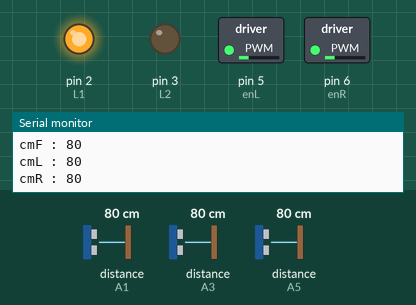
A sketch run on a simulated Arduino Uno, built with avr-gcc and run on an emulated ATmega328P. On the bench: switched loads named in the sketch (green lamp = pin HIGH), output pins drawn as LEDs (lit = HIGH), the last lines printed to the serial monitor. Wiring (inferred from the names in the program): 3 × ultrasonic range finder: trigger A0, echo A1 / trigger A2, echo A3 / trigger A4, echo A5. Dashed ring = blinking. The inputs (shaded band) are chosen by the test bench; at power-on: distance to the obstacle (sensors on A1, A5, A3) 80 cm. The echo pulse lasts 58.3 µs per cm; pins used as bus, display or sensor lines are not drawn.

Above: at 1.2 s.
1.3 s: distance to the obstacle (sensor on A1) set to 24 cm
4.3 s: distance to the obstacle (sensor on A1) set to 19 cm
At 4.7 s:
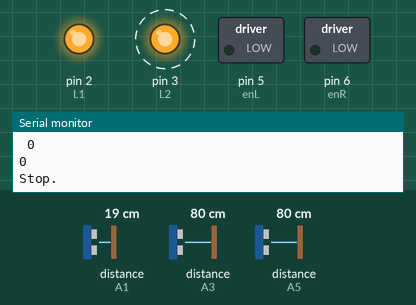
7.3 s: distance to the obstacle (sensor on A5) set to 23 cm
8.9 s: distance to the obstacle (sensor on A5) set to 19 cm
At 9.5 s:
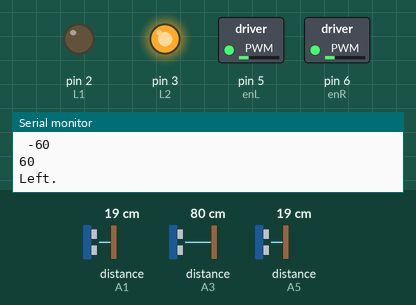
10.4 s: distance to the obstacle (sensor on A3) set to 23 cm
12.1 s: distance to the obstacle (sensor on A3) set to 18 cm
At 13.8 s:
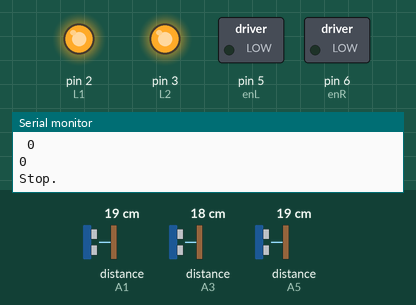
Timing chart, 0 to 16.1 s (numbered marks = the images above; inputs shaded):
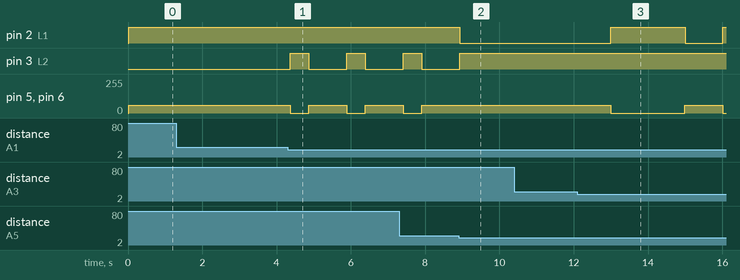

Measured:
- the behaviour switches between 22 and 21 cm on distance to the obstacle (sensor on A1) (found by bisection; images 0 and 1)
- the behaviour switches between 22 and 21 cm on distance to the obstacle (sensor on A5) (found by bisection; images 1 and 2)
- the behaviour switches between 21 and 20 cm on distance to the obstacle (sensor on A3) (found by bisection; images 2 and 3)
- after the input at 4.3 s, pin 3 (L2): alternates HIGH for 0.50 s and LOW for 1.0 s, starting after 0.07 s; pin 5 (enL), pin 6 (enR): alternates 60/255 for 1.0 s and 0/255 for 0.50 s, starting after 0.06 s
- after the input at 8.9 s, pin 2 (L1): HIGH → LOW at once; pin 3 (L2): goes on until 8.9 s, then stays HIGH; pin 5 (enL), pin 6 (enR): stays 60/255 (without the input it goes to 0/255 after 0.03 s)
- after the input at 12.1 s, pin 2 (L1): LOW → HIGH after 0.90 s, → LOW 2.0 s later, → HIGH 1.0 s later; pin 5 (enL), pin 6 (enR): 60/255 → 0/255 after 0.90 s, → 60/255 2.0 s later, → 0/255 1.0 s later

The sketch:

car.ino
```cpp
#include<Servo.h>

Servo servo;


//left motor
int L1=2;
int L2=3;
int enL= 5;

//right motor
int R1=4;
int R2=7;
int enR=6;

//front_sonar
#define trigPinF A0
#define echoPinF A1
//left_sonar
#define trigPinL A2
#define echoPinL A3
//right_sonar
#define trigPinR A4
#define echoPinR A5

long cmF;
long cmL;
long cmR;

long duration;
const int max=60;


int mod(int v);  //Modulus function
int set_motors(int a,int b);


void setup(){
  pinMode(L1,OUTPUT);  //Left motor
  pinMode(L2,OUTPUT);

  pinMode(R1,OUTPUT);  //Right motor
  pinMode(R2,OUTPUT);

  pinMode(enL,OUTPUT);  //Enable pins of L and R motors
  pinMode(enR,OUTPUT);

  pinMode(trigPinF, OUTPUT);
  pinMode(echoPinF, INPUT);

  pinMode(trigPinL, OUTPUT);
  pinMode(echoPinL, INPUT);

  pinMode(trigPinR, OUTPUT);
  pinMode(echoPinR, INPUT);
  Serial.begin(9600);
}


void loop() {
  sonar();

//  if(cmF<=20){
//    set_motors(0,0);
//  }
  if(cmL<=20 && cmR<=20 && cmF>20){
    set_motors(max,max);
    delay(1000);
    //Front
  }
  else if(cmL<=20 && cmF<=20 && cmR>20){
    set_motors(max,-max);
    delay(1000);
    //Right
  }
  else if(cmL>=20 && cmR<=20 && cmF<=20){
    set_motors(-max,max);
    delay(1000);
    //Left
  }else if(cmF<=20 && cmL<=20 && cmF<=20){
    set_motors(0,0);
    delay(2000);
    //Back
    set_motors(-max,-max);
    delay(1000);
  }
  else if(cmF<=20 && cmR>=20 &&cmL>=20){
    set_motors(0,0);
    delay(500);
    set_motors(max,-max);
    delay(1000);
    //Right left clear -> move Right
  }
  else if(cmL<=20 && cmF>=20 && cmR>=20){
    set_motors(0,0);
    delay(500);
    set_motors(max,max);
    delay(1000);
    //Front Right clear ->front
  }
  else if(cmR<=20 &&cmF>=20 && cmL>=20){
    set_motors(0,0);
    delay(500);
    set_motors(max,max);
    delay(1000);
    //Front left clear ->front
  }
  else{
    set_motors(max,max);
    //Front left Right clear ->front
  }
}


long TimetoDistance(long microseconds)
{
  // The speed of sound is 340 m/s or 29 microseconds per centimeter.
  // The ping travels out and back, so to find the distance of the
  // object we take half of the distance travelled.
  return (microseconds * 0.03448) / 2;
}

  void sonar(){
    //Sonar Front
    digitalWrite(trigPinF, LOW);
    delayMicroseconds(2);
    digitalWrite(trigPinF, HIGH);
    delayMicroseconds(10);
    digitalWrite(trigPinF, LOW);

    duration = pulseIn(echoPinF, HIGH);
    cmF = TimetoDistance(duration);
    Serial.print("cmF : ");
    Serial.println(cmF);

   //Sonar Left
    digitalWrite(trigPinL, LOW);
    delayMicroseconds(2);
    digitalWrite(trigPinL, HIGH);
    delayMicroseconds(10);
    digitalWrite(trigPinL, LOW);

    duration = pulseIn(echoPinL, HIGH);
    cmL = TimetoDistance(duration);
    Serial.print("cmL : ");
    Serial.println(cmL);

    //sonar Right
    digitalWrite(trigPinR, LOW);
    delayMicroseconds(2);
    digitalWrite(trigPinR, HIGH);
    delayMicroseconds(10);
    digitalWrite(trigPinR, LOW);

    duration = pulseIn(echoPinR, HIGH);
    cmR = TimetoDistance(duration);
    Serial.print("cmR : ");
    Serial.println(cmR);
    Serial.print(" ");
    delay(10);
  }

  int set_motors(int l,int r){   //motor setup

  Serial.println(l);
  Serial.println(r);
  if(l==0 && r== 0){
    analogWrite(enL,0);
    analogWrite(enR,0);
    Serial.println("Stop.");

    digitalWrite(L1,HIGH);
    digitalWrite(L2,HIGH);

    digitalWrite(R1,HIGH);
    digitalWrite(R2,HIGH);
  }
  else if(l>=0 && r>=0){
    //max,max
    analogWrite(enL,l);
    analogWrite(enR,r);
    Serial.println("Stright.");

    digitalWrite(L1,HIGH);
    digitalWrite(L2,LOW);

    digitalWrite(R1,HIGH);
    digitalWrite(R2,LOW);
  }
  else if(l<=0 && r>=0){
    //-max,max
    analogWrite(enL,mod(l));
    analogWrite(enR,mod(r));
    Serial.println("Left.");

    digitalWrite(L1,LOW);
    digitalWrite(L2,HIGH);

    digitalWrite(R1,HIGH);
    digitalWrite(R2,LOW);
  }
  else if(l>=0 && r<=0){
    //max,-max
    analogWrite(enL,mod(l));
    analogWrite(enR,mod(r));
    Serial.println("Right.");

    digitalWrite(L1,HIGH);
    digitalWrite(L2,LOW);

    digitalWrite(R1,LOW);
    digitalWrite(R2,HIGH);
  }
  else if(l<=0 && r<=0){
    //-max,-max
    analogWrite(enL,mod(l));
    analogWrite(enR,mod(r));
    Serial.println("Back.");

    digitalWrite(L1,LOW);
    digitalWrite(L2,HIGH);

    digitalWrite(R1,LOW);
    digitalWrite(R2,HIGH);
  }

}

int mod(int v){
  //always return positive
  if(v<0){
    return -1*v;
  }
  else if(v>0){
    return v;
  }
  return v;
}
```
